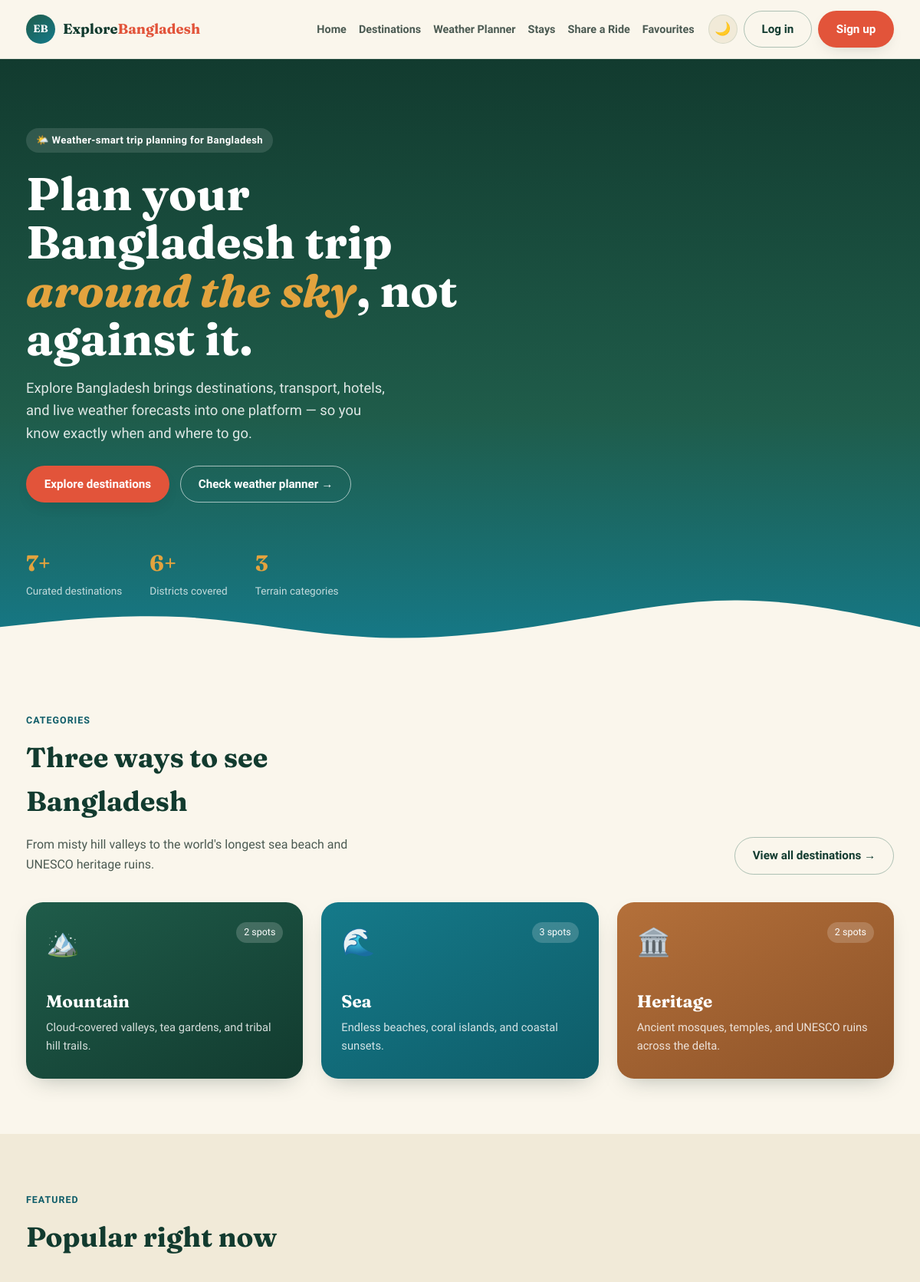
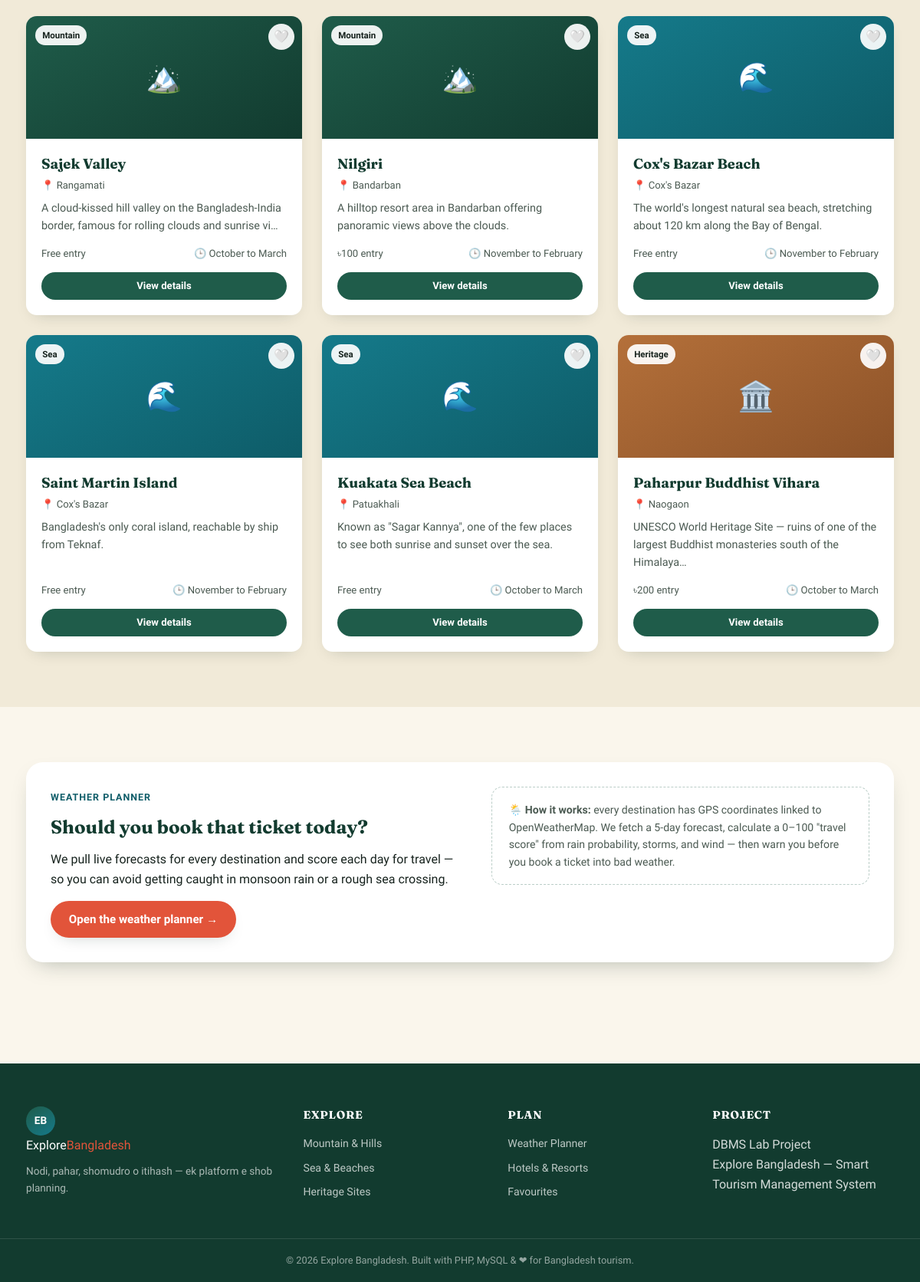
The page / on the database its author committed (2 pictures, top to bottom).
### tables this page shows
CREATE TABLE categories (
    category_id   INT AUTO_INCREMENT PRIMARY KEY,
    category_name VARCHAR(50) NOT NULL UNIQUE,    
    icon          VARCHAR(20)                     
);

CREATE TABLE destinations (
    destination_id   INT AUTO_INCREMENT PRIMARY KEY,
    name             VARCHAR(100) NOT NULL,
    category_id      INT NOT NULL,
    district_id      INT NOT NULL,
    description      TEXT,
    best_time_to_visit VARCHAR(150),
    entry_fee        DECIMAL(8,2) DEFAULT 0,
    opening_hours    VARCHAR(100),
    latitude         DECIMAL(10,7),                
    longitude        DECIMAL(10,7),
    map_link         VARCHAR(255),
    safety_tips      TEXT,
    is_outdoor       TINYINT(1) DEFAULT 1,          
    created_at       TIMESTAMP DEFAULT CURRENT_TIMESTAMP,
    FOREIGN KEY (category_id) REFERENCES categories(category_id),
    FOREIGN KEY (district_id) REFERENCES districts(district_id)
);

CREATE TABLE districts (
    district_id   INT AUTO_INCREMENT PRIMARY KEY,
    district_name VARCHAR(50) NOT NULL,
    division_id   INT NOT NULL,
    FOREIGN KEY (division_id) REFERENCES divisions(division_id) ON DELETE CASCADE
);

### includes/functions.php (called while the page is built)
<?php
if (!function_exists('truncateText')) {
    function truncateText(string $text, int $length = 100, string $suffix = '…'): string
    {
        if (function_exists('mb_strimwidth')) {
            return mb_strimwidth($text, 0, $length, $suffix);
        }
        return strlen($text) > $length ? substr($text, 0, $length) . $suffix : $text;
    }
}

### index.php (the view, shortened to what this page needs)
<?php
require_once __DIR__ . '/config/db.php';
require_once __DIR__ . '/includes/functions.php';
$categories = $pdo->query("SELECT * FROM categories ORDER BY category_id")->fetchAll();
$categoryCounts = [];
foreach ($pdo->query("SELECT category_id, COUNT(*) c FROM destinations GROUP BY category_id") as $row) {
    $categoryCounts[$row['category_id']] = $row['c'];
}
$featured = $pdo->query(
    "SELECT d.*, c.category_name, c.icon, dist.district_name
     FROM destinations d
     JOIN categories c ON c.category_id = d.category_id
     JOIN districts dist ON dist.district_id = d.district_id
     ORDER BY d.destination_id ASC LIMIT 6"
)->fetchAll();
$totalDestinations = $pdo->query("SELECT COUNT(*) c FROM destinations")->fetch()['c'];
$totalDistricts = $pdo->query("SELECT COUNT(DISTINCT district_id) c FROM destinations")->fetch()['c'];
include __DIR__ . '/includes/header.php';
?>
<section class="hero">
  <div class="hero-inner">
    <span class="hero-eyebrow">🌤️ Weather-smart trip planning for Bangladesh</span>
    <h1>Plan your Bangladesh trip <span>around the sky</span>, not against it.</h1>
    <p class="lede">Explore Bangladesh brings destinations, transport, hotels, and live weather forecasts into one platform — so you know exactly when and where to go.</p>
    <div class="hero-actions">
      <a href="/destinations.php" class="btn btn-primary">Explore destinations</a>
      <a href="/weather_suggestion.php" class="btn btn-outline-light">Check weather planner →</a>
    </div>
    <div class="hero-stats">
      <div class="hero-stat"><b><?= (int)$totalDestinations ?>+</b><span>Curated destinations</span></div>
      <div class="hero-stat"><b><?= (int)$totalDistricts ?>+</b><span>Districts covered</span></div>
      <div class="hero-stat"><b>3</b><span>Terrain categories</span></div>
    </div>
  </div>
  <div class="hero-waves">
    <svg viewBox="0 0 1440 110" xmlns="http://www.w3.org/2000/svg" preserveAspectRatio="none" style="width:100%; height:90px;">
      <path fill="#FAF6EC" d="M0,64L48,58.7C96,53,192,43,288,48C384,53,480,75,576,80C672,85,768,75,864,58.7C960,43,1056,21,1152,21.3C1248,21,1344,43,1392,53.3L1440,64L1440,120L0,120Z"></path>
    </svg>
  </div>
</section>
<section class="section">
  <div class="container">
    <div class="section-head">
      <div>
        <span class="eyebrow">Categories</span>
        <h2>Three ways to see Bangladesh</h2>
        <p>From misty hill valleys to the world's longest sea beach and UNESCO heritage ruins.</p>
      </div>
      <a href="/destinations.php" class="btn btn-ghost">View all destinations →</a>
    </div>
    <div class="category-grid">
      <?php
      $slugMap = [1 => 'mountain', 2 => 'sea', 3 => 'heritage'];
      $descMap = [
          1 => 'Cloud-covered valleys, tea gardens, and tribal hill trails.',
          2 => 'Endless beaches, coral islands, and coastal sunsets.',
          3 => 'Ancient mosques, temples, and UNESCO ruins across the delta.',
      ];
      foreach ($categories as $cat):
          $slug = $slugMap[$cat['category_id']] ?? 'mountain';
      ?>
      <a href="/destinations.php?category=<?= $cat['category_id'] ?>" class="category-card <?= $slug ?>">
        <span class="category-icon"><?= $cat['icon'] ?></span>
        <span class="category-count"><?= $categoryCounts[$cat['category_id']] ?? 0 ?> spots</span>
        <h3><?= htmlspecialchars($cat['category_name']) ?></h3>
        <p><?= $descMap[$cat['category_id']] ?? '' ?></p>
      </a>
      <?php endforeach; ?>
    </div>
  </div>
</section>
<section class="section bg-alt">
  <div class="container">
    <div class="section-head">
      <div>
        <span class="eyebrow">Featured</span>
        <h2>Popular right now</h2>
      </div>
    </div>
    <div class="destination-grid">
      <?php foreach ($featured as $d): ?>
      <div class="dest-card">
        <div class="dest-media cat-<?= $d['category_id'] ?>">
          <?= $d['icon'] ?>
          <span class="dest-tag"><?= htmlspecialchars($d['category_name']) ?></span>
          <button class="fav-btn" data-dest-id="<?= $d['destination_id'] ?>">🤍</button>
        </div>
        <div class="dest-body">
          <h3><?= htmlspecialchars($d['name']) ?></h3>
          <div class="dest-loc">📍 <?= htmlspecialchars($d['district_name']) ?></div>
          <p class="dest-desc"><?= htmlspecialchars(truncateText($d['description'], 100)) ?></p>
          <div class="dest-meta">
            <span><?= $d['entry_fee'] > 0 ? '৳' . number_format($d['entry_fee']) . ' entry' : 'Free entry' ?></span>
            <span>🕒 <?= htmlspecialchars($d['best_time_to_visit']) ?></span>
          </div>
          <a href="/destination_details.php?id=<?= $d['destination_id'] ?>" class="btn btn-forest btn-block btn-sm">View details</a>
        </div>
      </div>
      <?php endforeach; ?>
    </div>
  </div>
</section>
<section class="section">
  <div class="container">
    <div class="weather-tool">
      <div>
        <span class="eyebrow">Weather Planner</span>
        <h2>Should you book that ticket today?</h2>
        <p>We pull live forecasts for every destination and score each day for travel — so you can avoid getting caught in monsoon rain or a rough sea crossing.</p>
        <a href="/weather_suggestion.php" class="btn btn-primary">Open the weather planner →</a>
      </div>
      <div>
        <div class="info-note">
          🌦️ <strong>How it works:</strong> every destination has GPS coordinates linked to OpenWeatherMap. We fetch a 5-day forecast, calculate a 0–100 "travel score" from rain probability, storms, and wind — then warn you before you book a ticket into bad weather.
        </div>
      </div>
    </div>
  </div>
</section>
<?php include __DIR__ . '/includes/footer.php'; ?>

### includes/header.php (shortened to what this page needs)
<!DOCTYPE html>
<html lang="en">
<head>
<link rel="stylesheet" href="/css/style.css">
</head>
<body>
<header class="site-header">
  <div class="header-inner">
    <a href="/index.php" class="brand">
      <span class="brand-mark">EB</span>
      <span class="brand-text">Explore<em>Bangladesh</em></span>
    </a>
    <nav class="main-nav" id="mainNav">
      <a href="/index.php">Home</a>
      <a href="/destinations.php">Destinations</a>
      <a href="/weather_suggestion.php">Weather Planner</a>
      <a href="/hotels.php">Stays</a>
      <a href="/shared_rides.php">Share a Ride</a>
      <a href="/favourites.php">Favourites</a>
    </nav>
    <div class="header-actions">
      <button type="button" class="theme-toggle" id="themeToggle" aria-label="Toggle dark mode" aria-pressed="false">
        <span class="theme-toggle-icon" aria-hidden="true">🌙</span>
      </button>
      <?php if (!empty($_SESSION['user_id'])): ?>
        <span class="user-pill">👋 <?= htmlspecialchars($_SESSION['user_name'] ?? 'Traveler') ?></span>
        <a href="/logout.php" class="btn btn-ghost">Log out</a>
      <?php else: ?>
        <a href="/login.php" class="btn btn-ghost">Log in</a>
        <a href="/register.php" class="btn btn-primary">Sign up</a>
      <?php endif; ?>
    </div>
  </div>
</header>

### includes/footer.php (shortened to what this page needs)
<footer class="site-footer">
  <div class="footer-inner">
    <div class="footer-brand">
      <span class="brand-mark">EB</span>
      <span class="brand-text">Explore<em>Bangladesh</em></span>
      <p>Nodi, pahar, shomudro o itihash — ek platform e shob planning.</p>
    </div>
    <div class="footer-col">
      <h4>Explore</h4>
      <a href="/destinations.php?category=1">Mountain &amp; Hills</a>
      <a href="/destinations.php?category=2">Sea &amp; Beaches</a>
      <a href="/destinations.php?category=3">Heritage Sites</a>
    </div>
    <div class="footer-col">
      <h4>Plan</h4>
      <a href="/weather_suggestion.php">Weather Planner</a>
      <a href="/hotels.php">Hotels &amp; Resorts</a>
      <a href="/favourites.php">Favourites</a>
    </div>
    <div class="footer-col">
      <h4>Project</h4>
      <p>DBMS Lab Project<br>Explore Bangladesh — Smart Tourism Management System</p>
    </div>
  </div>
  <div class="footer-bottom">© <?= date('Y') ?> Explore Bangladesh. Built with PHP, MySQL &amp; ❤ for Bangladesh tourism.</div>
</footer>
</body>
</html>

### rows shown on the page
categories: icon "🏔️", category_id "2", category_name "Mountain", category_id "Cloud-covered valleys, tea gardens, and tribal hill trails."
categories: icon "🌊", category_id "3", category_name "Sea", category_id "Endless beaches, coral islands, and coastal sunsets."
categories: icon "🏛️", category_id "2", category_name "Heritage", category_id "Ancient mosques, temples, and UNESCO ruins across the delta."
destinations: category.icon "🏔️", category.category_name "Mountain", name "Sajek Valley", district.district_name "Rangamati", description "A cloud-kissed hill valley on the Bangladesh-India border, famous for rolling clouds and sunrise vi…", entry_fee "Free entry", best_time_to_visit "October to March"
destinations: category.icon "🏔️", category.category_name "Mountain", name "Nilgiri", district.district_name "Bandarban", description "A hilltop resort area in Bandarban offering panoramic views above the clouds.", entry_fee "100", best_time_to_visit "November to February"
destinations: category.icon "🌊", category.category_name "Sea", name "Cox's Bazar Beach", district.district_name "Cox's Bazar", description "The world's longest natural sea beach, stretching about 120 km along the Bay of Bengal.", entry_fee "Free entry", best_time_to_visit "November to February"
destinations: category.icon "🌊", category.category_name "Sea", name "Saint Martin Island", district.district_name "Cox's Bazar", description "Bangladesh's only coral island, reachable by ship from Teknaf.", entry_fee "Free entry", best_time_to_visit "November to February"
destinations: category.icon "🌊", category.category_name "Sea", name "Kuakata Sea Beach", district.district_name "Patuakhali", description "Known as \"Sagar Kannya\", one of the few places to see both sunrise and sunset over the sea.", entry_fee "Free entry", best_time_to_visit "October to March"
destinations: category.icon "🏛️", category.category_name "Heritage", name "Paharpur Buddhist Vihara", district.district_name "Naogaon", description "UNESCO World Heritage Site — ruins of one of the largest Buddhist monasteries south of the Himalaya…", entry_fee "200", best_time_to_visit "October to March"

### other values the page prints
$totalDestinations "7"
$totalDistricts "6"
